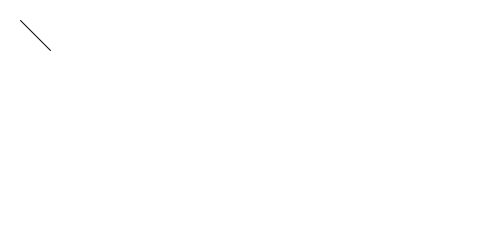
Frame 1 (no input)
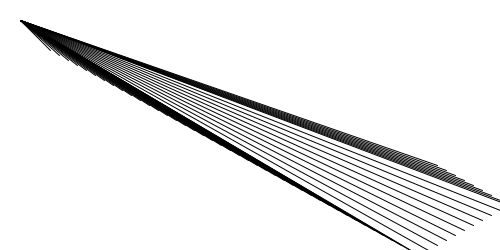
Frame 60 (the mouse pressed at the canvas centre just before this capture)
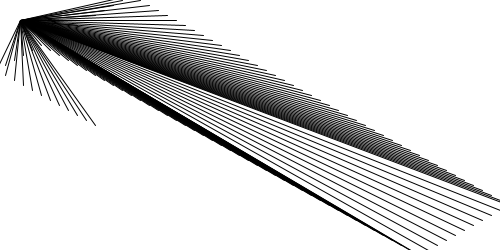
Frame 120 (the mouse held since frame 60 and released just before this capture)

The Processing sketch that drew these frames (run headless with seeded random() and noise(); from frame 60 on, the mouse is pressed at the canvas centre):

// Processing sketch: processing_127745
// ── processing_127745.pde

int x = 50;        // variables
int y = 50;

int dx = 9;        // velocity (9,5)
int dy = 5;

void setup() {  //setup function called initially, only once
  size(500, 250);
  background(255);  //set background white

}

void draw() {  //draw function loops 
  line(x,y,20,20);
  x = x + dx;
  y = y + dy;
  
  if (x > 500) {        // X axis collision
      dx = -9;
  }
  else if (x < 0) {
      dx = 9;
  }
  
  if (y > 250)  {      // Y axis collision
      dy *= -1;        // the same as dy = dy*(-1)
  }
  else if (y < 0) {
      dy *= -1;
  }
}
